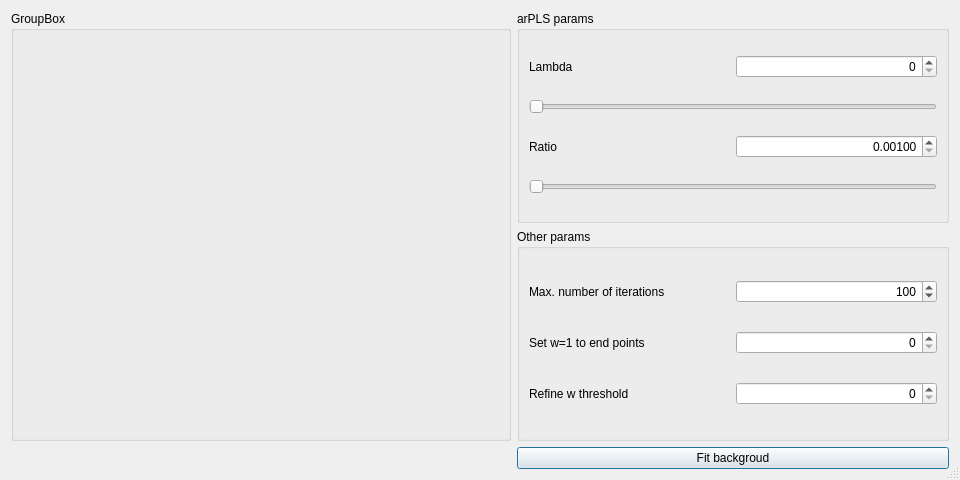
<?xml version="1.0" encoding="UTF-8"?>
<ui version="4.0">
 <class>EAQTArplsBackgroundCorrectionDialog</class>
 <widget class="QDialog" name="EAQTArplsBackgroundCorrectionDialog">
  <property name="geometry">
   <rect>
    <x>0</x>
    <y>0</y>
    <width>960</width>
    <height>480</height>
   </rect>
  </property>
  <property name="windowTitle">
   <string>arPLS background correction - EAQt</string>
  </property>
  <property name="sizeGripEnabled">
   <bool>true</bool>
  </property>
  <layout class="QGridLayout" name="gridLayout">
   <item row="0" column="1">
    <widget class="QGroupBox" name="groupBox">
     <property name="title">
      <string>arPLS params</string>
     </property>
     <layout class="QGridLayout" name="gridLayout_2">
      <item row="0" column="0">
       <widget class="QLabel" name="label">
        <property name="text">
         <string>Lambda</string>
        </property>
       </widget>
      </item>
      <item row="0" column="1">
       <widget class="QSpinBox" name="spinBoxLambda">
        <property name="alignment">
         <set>Qt::AlignRight|Qt::AlignTrailing|Qt::AlignVCenter</set>
        </property>
       </widget>
      </item>
      <item row="1" column="0" colspan="2">
       <widget class="QSlider" name="horizontalSliderLambda">
        <property name="orientation">
         <enum>Qt::Horizontal</enum>
        </property>
       </widget>
      </item>
      <item row="2" column="0">
       <widget class="QLabel" name="label_2">
        <property name="text">
         <string>Ratio</string>
        </property>
       </widget>
      </item>
      <item row="2" column="1">
       <widget class="QDoubleSpinBox" name="doubleSpinBoxRatio">
        <property name="alignment">
         <set>Qt::AlignRight|Qt::AlignTrailing|Qt::AlignVCenter</set>
        </property>
        <property name="decimals">
         <number>5</number>
        </property>
        <property name="minimum">
         <double>0.001000000000000</double>
        </property>
       </widget>
      </item>
      <item row="3" column="0" colspan="2">
       <widget class="QSlider" name="horizontalSliderRatio">
        <property name="orientation">
         <enum>Qt::Horizontal</enum>
        </property>
       </widget>
      </item>
     </layout>
    </widget>
   </item>
   <item row="0" column="0" rowspan="2">
    <widget class="QGroupBox" name="groupBox_2">
     <property name="title">
      <string>GroupBox</string>
     </property>
     <layout class="QGridLayout" name="gridLayout_4">
      <item row="0" column="0">
       <widget class="QCustomPlot" name="widgetPlot" native="true"/>
      </item>
     </layout>
    </widget>
   </item>
   <item row="1" column="1">
    <widget class="QGroupBox" name="groupBox_3">
     <property name="title">
      <string>Other params</string>
     </property>
     <layout class="QGridLayout" name="gridLayout_3">
      <item row="0" column="0">
       <widget class="QLabel" name="label_3">
        <property name="text">
         <string>Max. number of iterations</string>
        </property>
       </widget>
      </item>
      <item row="0" column="1">
       <widget class="QSpinBox" name="spinBoxMaxIter">
        <property name="alignment">
         <set>Qt::AlignRight|Qt::AlignTrailing|Qt::AlignVCenter</set>
        </property>
        <property name="minimum">
         <number>1</number>
        </property>
        <property name="maximum">
         <number>1000</number>
        </property>
        <property name="value">
         <number>100</number>
        </property>
       </widget>
      </item>
      <item row="1" column="0">
       <widget class="QLabel" name="label_4">
        <property name="text">
         <string>Set w=1 to end points</string>
        </property>
       </widget>
      </item>
      <item row="1" column="1">
       <widget class="QSpinBox" name="spinBoxEndPoints">
        <property name="alignment">
         <set>Qt::AlignRight|Qt::AlignTrailing|Qt::AlignVCenter</set>
        </property>
       </widget>
      </item>
      <item row="2" column="0">
       <widget class="QLabel" name="label_5">
        <property name="text">
         <string>Refine w threshold</string>
        </property>
       </widget>
      </item>
      <item row="2" column="1">
       <widget class="QSpinBox" name="spinBoxRefineW">
        <property name="alignment">
         <set>Qt::AlignRight|Qt::AlignTrailing|Qt::AlignVCenter</set>
        </property>
        <property name="maximum">
         <number>1</number>
        </property>
        <property name="singleStep">
         <number>1</number>
        </property>
        <property name="stepType">
         <enum>QAbstractSpinBox::DefaultStepType</enum>
        </property>
       </widget>
      </item>
     </layout>
    </widget>
   </item>
   <item row="2" column="1">
    <widget class="QPushButton" name="pushButtonFitBkg">
     <property name="maximumSize">
      <size>
       <width>432</width>
       <height>16777215</height>
      </size>
     </property>
     <property name="text">
      <string>Fit backgroud</string>
     </property>
    </widget>
   </item>
  </layout>
 </widget>
 <customwidgets>
  <customwidget>
   <class>QCustomPlot</class>
   <extends>QWidget</extends>
   <header>./Qcustomplot/qcustomplot.h</header>
   <container>1</container>
  </customwidget>
 </customwidgets>
 <resources/>
 <connections/>
</ui>
